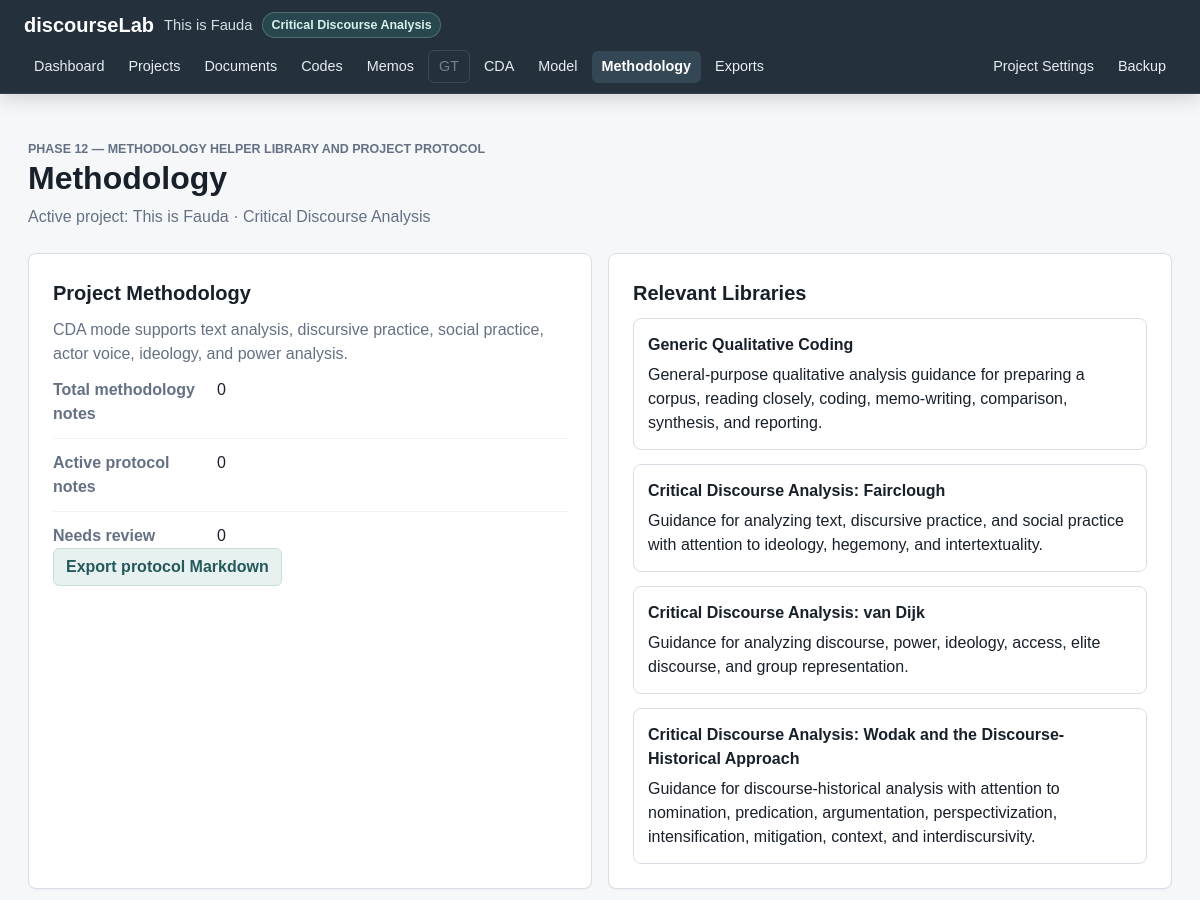
/methodology (upper part), run on an earlier commit of the app's database.
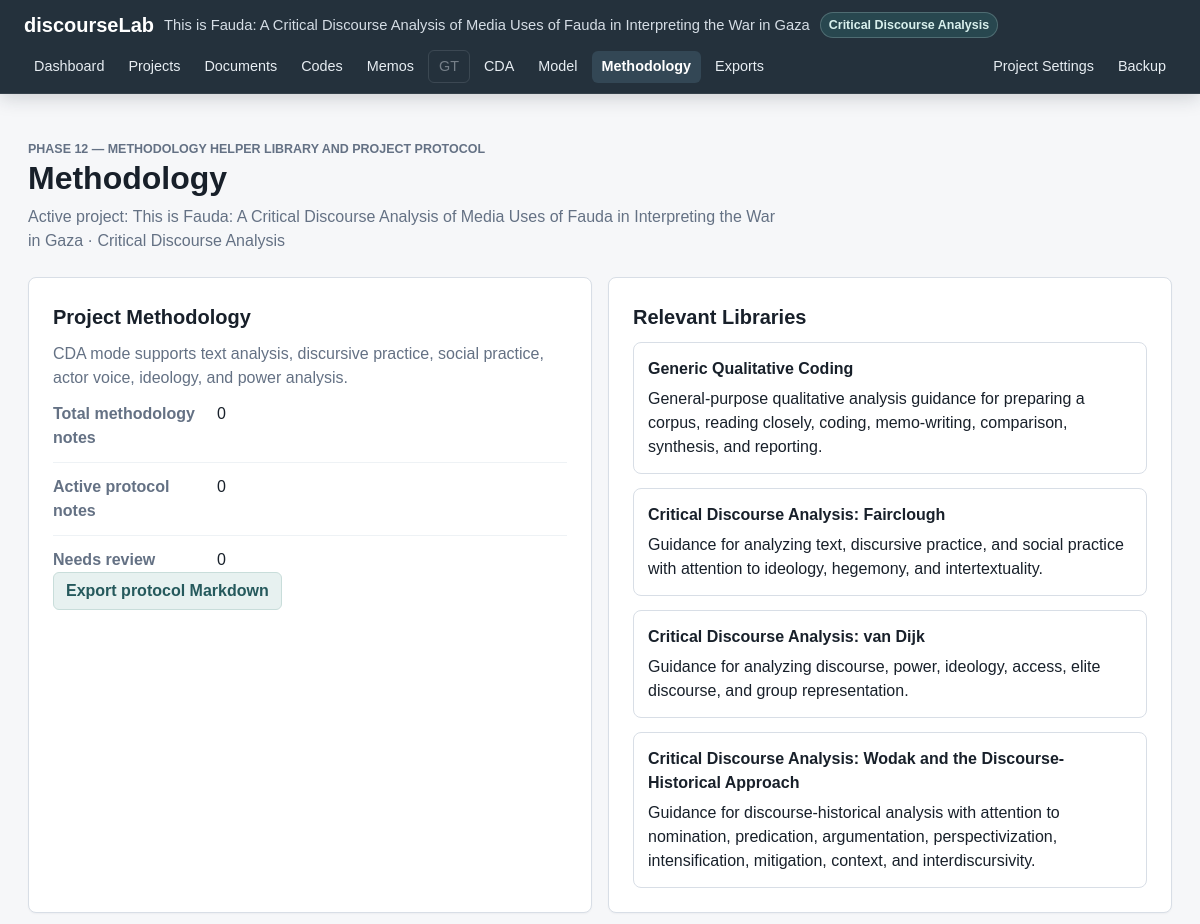
And on a later commit of the database.
### tables this page shows
CREATE TABLE projects (
    id INTEGER PRIMARY KEY AUTOINCREMENT,
    name TEXT NOT NULL,
    description TEXT,
    created_at TEXT NOT NULL DEFAULT CURRENT_TIMESTAMP,
    updated_at TEXT NOT NULL DEFAULT CURRENT_TIMESTAMP
, methodology_mode TEXT NOT NULL DEFAULT 'mixed', status TEXT NOT NULL DEFAULT 'active', last_opened_at TEXT, research_goal TEXT, principal_investigator TEXT);

### app.py (the view)
    @app.route("/methodology")
    def methodology():
        active_project = get_active_project()
        filters = {
            "note_type": request.args.get("note_type", "").strip(),
            "methodology_area": request.args.get("methodology_area", "").strip(),
            "status": request.args.get("status", "").strip(),
            "linked_entity_type": request.args.get("linked_entity_type", "").strip(),
            "q": request.args.get("q", "").strip(),
        }
        return render_template(
            "methodology.html",
            title="Methodology",
            active_page="methodology",
            active_project=active_project,
            libraries=get_relevant_methodology_libraries(active_project),
            overview=get_methodology_overview(active_project),
            notes=get_methodology_notes_for_project(active_project["id"], filters),
            note_counts=get_methodology_note_counts(active_project["id"]),
            filters=filters,
            entity_options=get_methodology_entity_options(active_project["id"]),
            linked_entity_type_labels=METHODOLOGY_LINKED_ENTITY_TYPES,
        )

### app.py (called while the page is built)
def get_db() -> sqlite3.Connection:
    if "db" not in g:
        g.db = sqlite3.connect(DATABASE)
        g.db.row_factory = sqlite3.Row
        g.db.execute("PRAGMA foreign_keys = ON")
    return g.db

def query_one(sql: str, params: tuple = ()) -> sqlite3.Row | None:
    return get_db().execute(sql, params).fetchone()

def query_all(sql: str, params: tuple = ()) -> list[sqlite3.Row]:
    return get_db().execute(sql, params).fetchall()

def get_project(project_id: int) -> sqlite3.Row | None:
    return query_one(
        """
        SELECT id, name, description, methodology_mode, status, last_opened_at,
               research_goal, principal_investigator, created_at, updated_at
        FROM projects
        WHERE id = ? AND status != 'deleted'
        """,
        (project_id,),
    )

def project_supports_gt(project: sqlite3.Row | dict) -> bool:
    return project["methodology_mode"] in {"gt", "mixed"}

def project_supports_cda(project: sqlite3.Row | dict) -> bool:
    return project["methodology_mode"] in {"cda", "mixed"}

### templates/methodology.html (shortened to what this page needs)
{% extends "base.html" %}
{% block content %}
<section class="page-header">
    <p class="eyebrow">Phase 12 — Methodology helper library and project protocol</p>
    <h1>Methodology</h1>
    <p>Active project: {{ active_project.name }} · {{ methodology_mode_labels[active_project.methodology_mode] }}</p>
</section>
<section class="dashboard-grid">
    <article class="info-panel methodology-overview-card">
        <h2>Project Methodology</h2>
        <p>{{ overview }}</p>
        <dl class="metadata-list">
            <div><dt>Total methodology notes</dt><dd>{{ note_counts.total }}</dd></div>
            <div><dt>Active protocol notes</dt><dd>{{ note_counts.active_protocol }}</dd></div>
            <div><dt>Needs review</dt><dd>{{ note_counts.needs_review }}</dd></div>
        </dl>
        <a class="button-secondary" href="{{ url_for('export_methodology_protocol_markdown') }}">Export protocol Markdown</a>
    </article>
    <article class="info-panel">
        <h2>Relevant Libraries</h2>
        <div class="methodology-library-list">
            {% for library in libraries %}
                <a class="methodology-library-card" href="{{ url_for('methodology_library', library_id=library.id) }}">
                    <strong>{{ library.title }}</strong>
                    <span>{{ library.short_description }}</span>
                </a>
            {% endfor %}
        </div>
    </article>
</section>
{% endblock %}

### templates/base.html (shortened to what this page needs)
<!doctype html>
<html lang="en">
<head>
    <link rel="stylesheet" href="{{ url_for('static', filename='style.css') }}">
</head>
<body>
    <div class="app-shell">
        <header class="topbar" aria-label="Application navigation">
            <div class="topbar-brand">
                <a class="app-name" href="{{ url_for('dashboard') }}">discourseLab</a>
                <span class="app-project">{{ active_project.name if active_project else "No active project" }}</span>
                {% if active_project %}
                    <span class="methodology-badge">{{ methodology_mode_labels[active_project.methodology_mode] }}</span>
                {% endif %}
            </div>
            <nav class="top-nav" aria-label="Main navigation">
                <a href="{{ url_for('dashboard') }}" class="{{ 'active' if active_page == 'dashboard' else '' }}">Dashboard</a>
                <a href="{{ url_for('projects') }}" class="{{ 'active' if active_page == 'projects' else '' }}">Projects</a>
                <a href="{{ url_for('documents') }}" class="{{ 'active' if active_page == 'documents' else '' }}">Documents</a>
                <a href="{{ url_for('codes') }}" class="{{ 'active' if active_page == 'codes' else '' }}">Codes</a>
                <a href="{{ url_for('memos') }}" class="{{ 'active' if active_page == 'memos' else '' }}">Memos</a>
                {% if supports_gt %}
                    <a href="{{ url_for('gt_workspace') }}" class="{{ 'active' if active_page == 'gt' else '' }}">GT</a>
                {% else %}
                    <span class="nav-disabled">GT</span>
                {% endif %}
                {% if supports_cda %}
                    <a href="{{ url_for('cda_workspace') }}" class="{{ 'active' if active_page == 'cda' else '' }}">CDA</a>
                {% else %}
                    <span class="nav-disabled">CDA</span>
                {% endif %}
                <a href="{{ url_for('model_builder') }}" class="{{ 'active' if active_page == 'model' else '' }}">Model</a>
                <a href="{{ url_for('methodology') }}" class="{{ 'active' if active_page == 'methodology' else '' }}">Methodology</a>
                <a href="{{ url_for('exports') }}" class="{{ 'active' if active_page == 'exports' else '' }}">Exports</a>
            </nav>
            {% if active_project %}
                <nav class="top-nav top-nav-actions" aria-label="Project actions">
                    <a href="{{ url_for('edit_project', project_id=active_project.id) }}">Project Settings</a>
                    <a href="{{ url_for('export_project_backup') }}">Backup</a>
                </nav>
            {% endif %}
        </header>
        <main class="content">
            {% block content %}{% endblock %}
        </main>
    </div>
</body>
</html>

What changed in the data, as far as the page shows it:
no longer on this page (row edited): projects: name "This is Fauda", methodology_mode "Critical Discourse Analysis"
added projects: name "This is Fauda: A Critical Discourse Analysis of Media Uses of Fauda in Interpreting the War in Gaza", methodology_mode "Critical Discourse Analysis"
